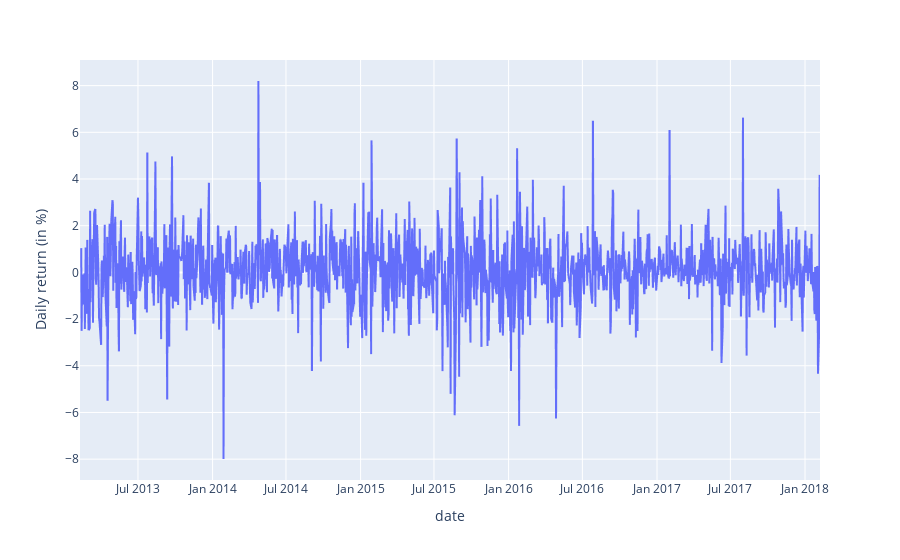

Write notebook code for a chart like this one.
### Code cell
px.line(apple_data, x="date", y="Daily return (in %)")

### Figure 1 — Plotly figure (JSON) as saved in the notebook; plotly's stock layout.template omitted (floating-point values rounded to 4 significant figures; data arrays with more than 128 entries replaced by an {"elided": "..."} marker saying what was removed)
{"data": [{"hovertemplate": "date=%{x}<br>Daily return (in %)=%{y}<extra></extra>", "legendgroup": "", "line": {"color": "#636efa", "dash": "solid"}, "marker": {"symbol": "circle"}, "mode": "lines", "name": "", "showlegend": false, "type": "scattergl", "x": {"elided": "1259 str values"}, "xaxis": "x", "y": {"elided": "1259 float values"}, "yaxis": "y"}], "layout": {"legend": {"tracegroupgap": 0}, "margin": {"t": 60}, "xaxis": {"anchor": "y", "domain": [0, 1], "title": {"text": "date"}}, "yaxis": {"anchor": "x", "domain": [0, 1], "title": {"text": "Daily return (in %)"}}}}
